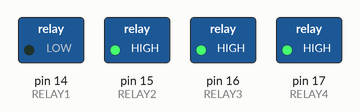
A sketch run on a simulated Arduino Uno, built with avr-gcc and run on an emulated ATmega328P. Parts: switched loads named in the sketch (green lamp = pin HIGH). What the sketch prints to the serial monitor is not drawn.

Above: at 1.5 s.
At 4.5 s:
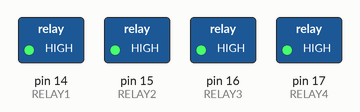
Timing chart, 0 to 7.8 s (numbered marks = the images above):
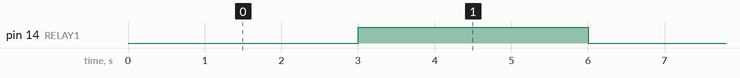

The sketch:

relay.ino
```cpp
#define RELAY1 14
#define RELAY2 15
#define RELAY3 16
#define RELAY4 17

#define DELAY 3000

void setup() {
  pinMode(RELAY1, OUTPUT);
  pinMode(RELAY2, OUTPUT);
  pinMode(RELAY3, OUTPUT);
  pinMode(RELAY4, OUTPUT);
  digitalWrite(RELAY1, HIGH);
  digitalWrite(RELAY2, HIGH);
  digitalWrite(RELAY3, HIGH);
  digitalWrite(RELAY4, HIGH);
  Serial.begin(9600);
}

void loop() {
  digitalWrite(RELAY1, LOW);
  delay(DELAY);
  digitalWrite(RELAY1, HIGH);
  delay(DELAY);

  /* digitalWrite(RELAY2, LOW); */
  /* delay(DELAY); */
  /* digitalWrite(RELAY2, HIGH); */
  /* delay(DELAY); */

  /* digitalWrite(RELAY3, LOW); */
  /* delay(DELAY); */
  /* digitalWrite(RELAY3, HIGH); */
  /* delay(DELAY); */

  /* digitalWrite(RELAY4, LOW); */
  /* delay(DELAY); */
  /* digitalWrite(RELAY4, HIGH); */
  /* delay(DELAY); */

  Serial.println("Iterating...");
}
```

Measured:
- by itself, pin 14 (RELAY1): alternates HIGH for 3.0 s and LOW for 3.0 s
